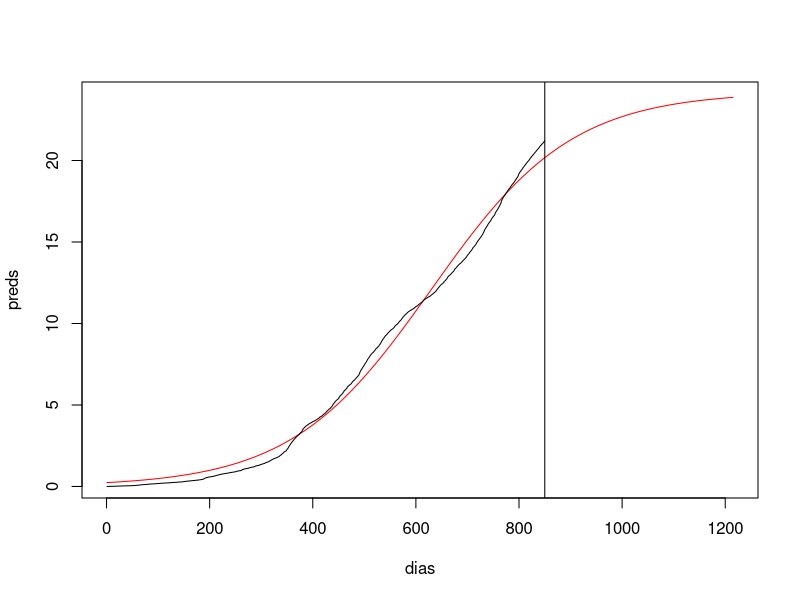
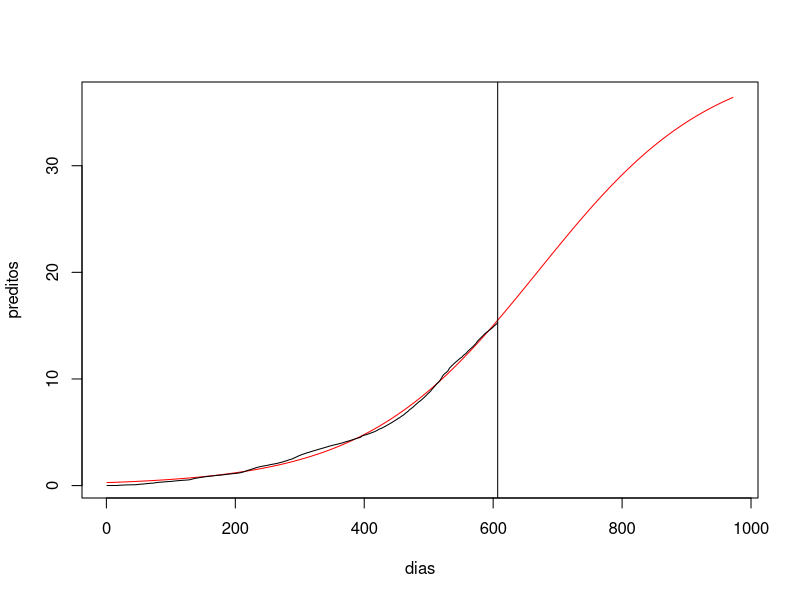

Write the R code that produced these figures, in order.
## ---- chunk 1
knitr::opts_chunk$set(echo = TRUE)
## ---- chunk 2
data <- read.csv("youtube.txt", sep = " ", header = TRUE)
head(data)
## ---- chunk 3
summary(data)
## ---- chunk 4
inventonahora <- data[data$CANAL == "inventonahora", ]
vocesabia     <- data[data$CANAL == "vocesabia", ]
## ---- chunk 5
factor <- 100000
inventonahora$INSCR_CUMSUM  <- cumsum(inventonahora$INSCRITOS/factor)
vocesabia$INSCR_CUMSUM      <- cumsum(vocesabia$INSCRITOS/factor)
## ---- chunk 6
f_logistic <- function(par, dias, insc){
  mu <- par[1] / (1 + exp(par[2] * ( dias - par[3])))
  SQ_logit <- sum( (insc - mu)^2 )
  return(SQ_logit)
}
## ---- chunk 7
logisticMinimization <- optim(par = c(round(max(inventonahora$INSCR_CUMSUM)), 0, mean(inventonahora$INSCR_CUMSUM)), 
             fn = f_logistic, dias = inventonahora$DIAS, insc = inventonahora$INSCR_CUMSUM)
logisticMinimization
## ---- chunk 8
dias <- seq(min(inventonahora$DIAS), max(inventonahora$DIAS) + 365, by=1)
preds <- logisticMinimization$par[1] / (1 + exp(logisticMinimization$par[2] * ( dias - logisticMinimization$par[3])))

plot(dias, preds,col="Red", type = "l")
lines(inventonahora$DIAS, inventonahora$INSCR_CUMSUM)
abline(v=max(inventonahora$DIAS))
## ---- chunk 9
ols <- optim(par = c(round(max(vocesabia$INSCR_CUMSUM)), 0, mean(vocesabia$INSCR_CUMSUM)), 
             fn = f_logistic, dias = vocesabia$DIAS, insc = vocesabia$INSCR_CUMSUM)


dias <- seq(min(vocesabia$DIAS), max(vocesabia$DIAS) + 365, by=1)
preditos <- ols$par[1] / (1 + exp(ols$par[2] * ( dias - ols$par[3])))
## ---- chunk 10
plot(dias, preditos,col="Red", type = "l")
lines(vocesabia$DIAS, vocesabia$INSCR_CUMSUM)
abline(v=max(vocesabia$DIAS))
